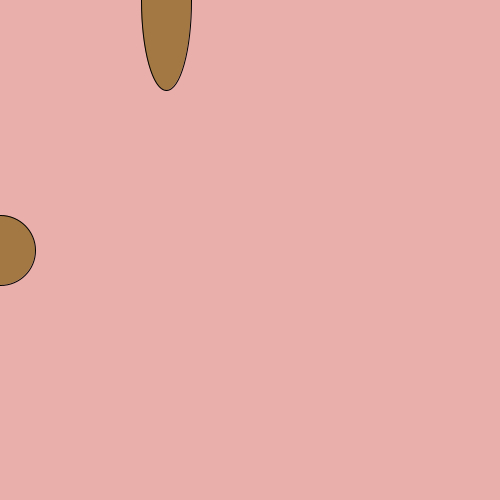
Frame 1 (no input)
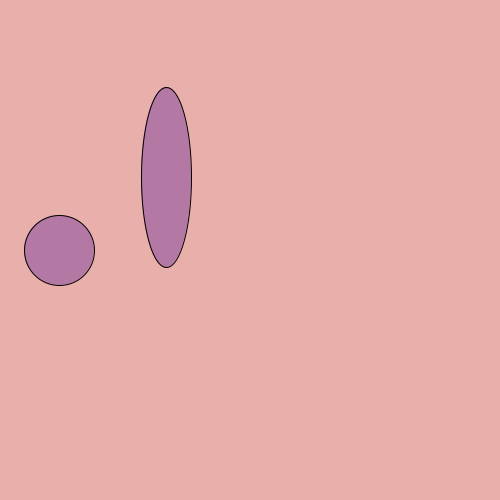
Frame 60 (the mouse pressed at the canvas centre just before this capture)
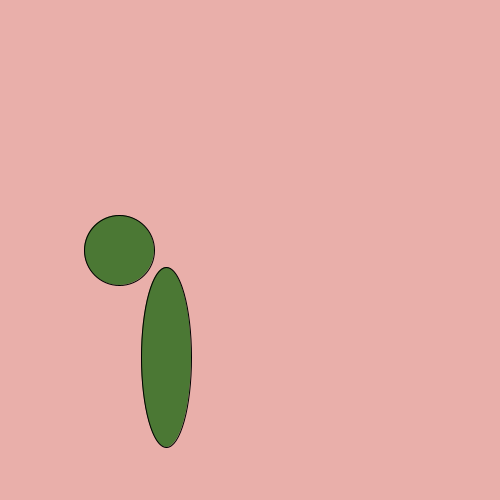
Frame 120 (the mouse held since frame 60 and released just before this capture)

The Processing sketch that drew these frames (run headless with seeded random() and noise(); from frame 60 on, the mouse is pressed at the canvas centre):

// Processing sketch: Exercise_20_2
// ── Exercise_20_2.pde


float x = 0.0;
float y = 0.0;

void setup(){  //runs these commands once
  
  //sets canvas
  size(500,500);
  smooth();      // smooths out curves
  //fill(random(255),120,random(255));
  
  
}


void draw(){    //runs these commands 60times per second
  
  background(233,175,170);    //peach colour
  fill(random(255),120,random(255));
  
  // creates shapes
  ellipse(width/3, y, 50, 180);
  ellipse(x, width/2, 70, 70);
  
  x += 1;  //moves ellipse to the right 1 pixel, 60 times a second
  y += 3;  //Moves second ellipse down 3 pixels, 60 times a second
  
  //Looping shape movement
  
  if (x >= width + 35) {
  x = -50;
  }
  
  if (y >= height + 90) {
    y = -50;
  }
  
  
}
